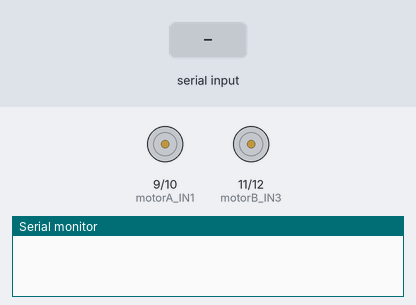
This sketch was run on a simulated Arduino Uno, built with avr-gcc and run on an emulated ATmega328P. Shown: motor-driver pin pairs drawn as motors (green arrow = first pin HIGH = forward, orange = second pin HIGH = backward, longer = more drive), the last lines printed to the serial monitor. Inputs (shaded band) come from the test bench.

Above: at 1.2 s.
1.3 s: "F" received over the second serial link
At 2.3 s:
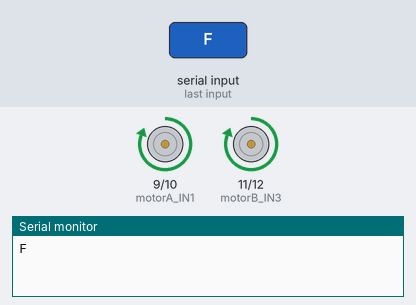
2.8 s: "B" received over the second serial link
At 3.4 s:
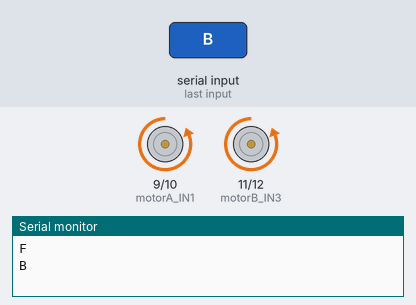
4.3 s: "L" received over the second serial link
At 4.6 s:
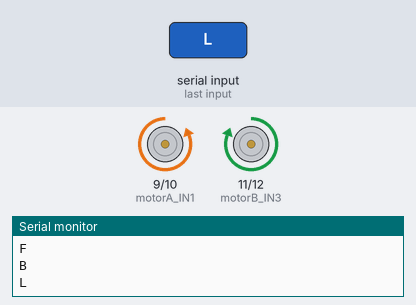
5.8 s: "R" received over the second serial link
At 6.9 s:
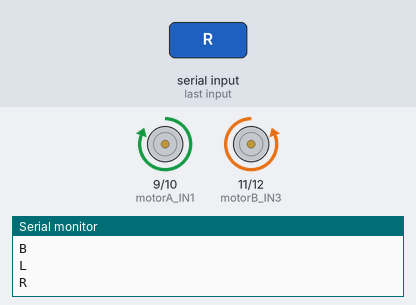
Timing chart, 0 to 8.3 s (numbered marks = the images above; inputs shaded):
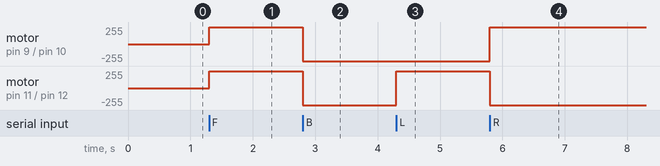

Measured:
- after the input at 1.3 s, motor on pin 9 (motorA_IN1) / pin 10 (motorA_IN2), motor on pin 11 (motorB_IN3) / pin 12 (motorB_IN4): stopped → forward 255/255 at once
- after the input at 2.8 s, motor on pin 9 (motorA_IN1) / pin 10 (motorA_IN2), motor on pin 11 (motorB_IN3) / pin 12 (motorB_IN4): forward 255/255 → backward 255/255 at once
- after the input at 4.3 s, motor on pin 11 (motorB_IN3) / pin 12 (motorB_IN4): backward 255/255 → forward 255/255 at once
- after the input at 5.8 s, motor on pin 9 (motorA_IN1) / pin 10 (motorA_IN2): backward 255/255 → forward 255/255 at once; motor on pin 11 (motorB_IN3) / pin 12 (motorB_IN4): forward 255/255 → backward 255/255 at once

The sketch:

RC_CAR_Using_Bluetooth_Without_ENABLE.ino
```cpp
#include <SoftwareSerial.h>

SoftwareSerial BTSerial(7, 6); // RX, TX

const int motorA_IN1 = 9;
const int motorA_IN2 = 10;
const int motorB_IN3 = 11;
const int motorB_IN4 = 12;

void setup() {
  BTSerial.begin(9600);
  Serial.begin(9600);

  pinMode(motorA_IN1, OUTPUT);
  pinMode(motorA_IN2, OUTPUT);
  pinMode(motorB_IN3, OUTPUT);
  pinMode(motorB_IN4, OUTPUT);

  stopMotors();
}

void loop() {
  if (BTSerial.available()) {
    char command = BTSerial.read();
    Serial.println(command);

    switch (command) {
      case 'F': // Move Forward
        moveForward();
        break;
      case 'B': // Move Backward
        moveBackward();
        break;
      case 'L': // Turn Left
        turnLeft();
        break;
      case 'R': // Turn Right
        turnRight();
        break;
      case 'S': // Stop
        stopMotors();
        break;
      default:
        stopMotors();
        break;
    }
  }
}

void moveForward() {
  digitalWrite(motorA_IN1, HIGH);
  digitalWrite(motorA_IN2, LOW);
  digitalWrite(motorB_IN3, HIGH);
  digitalWrite(motorB_IN4, LOW);
}

void moveBackward() {
  digitalWrite(motorA_IN1, LOW);
  digitalWrite(motorA_IN2, HIGH);
  digitalWrite(motorB_IN3, LOW);
  digitalWrite(motorB_IN4, HIGH);
}

void turnLeft() {
  digitalWrite(motorA_IN1, LOW);
  digitalWrite(motorA_IN2, HIGH);
  digitalWrite(motorB_IN3, HIGH);
  digitalWrite(motorB_IN4, LOW);
}

void turnRight() {
  digitalWrite(motorA_IN1, HIGH);
  digitalWrite(motorA_IN2, LOW);
  digitalWrite(motorB_IN3, LOW);
  digitalWrite(motorB_IN4, HIGH);
}

void stopMotors() {
  digitalWrite(motorA_IN1, LOW);
  digitalWrite(motorA_IN2, LOW);
  digitalWrite(motorB_IN3, LOW);
  digitalWrite(motorB_IN4, LOW);
}
```
